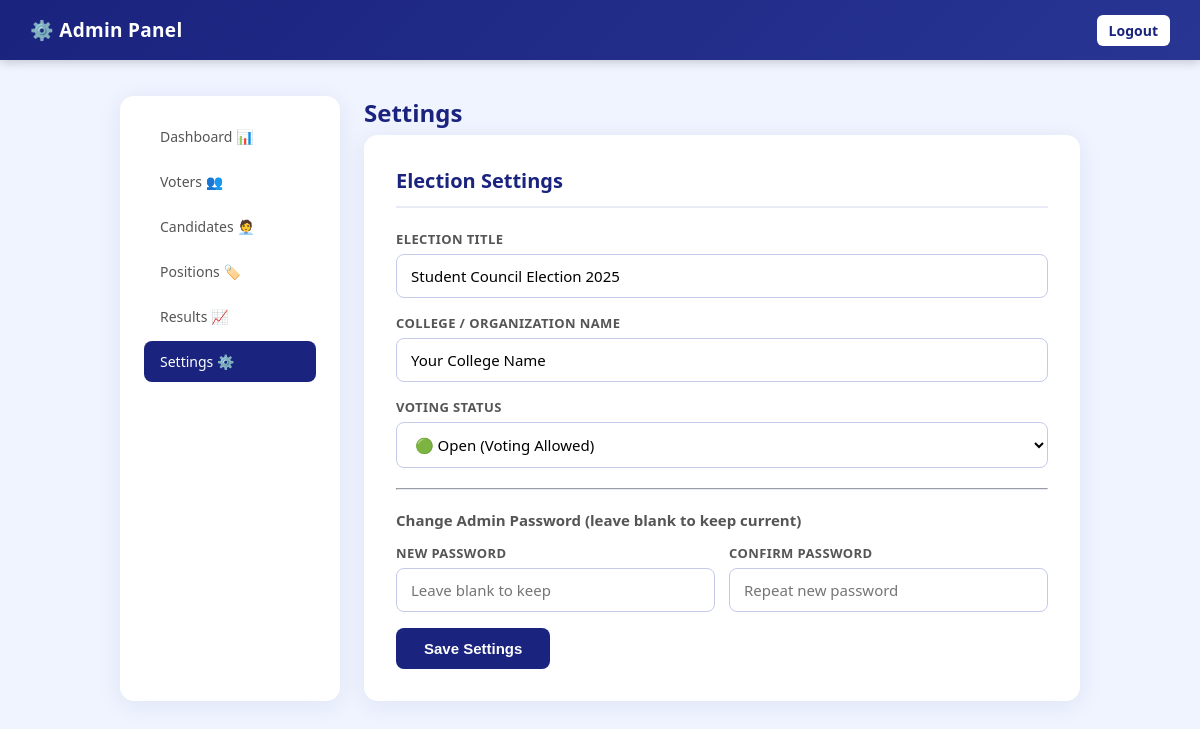
/settings.php (signed in), run on the app's committed database.
### tables this page shows
CREATE TABLE IF NOT EXISTS settings (
  id INT AUTO_INCREMENT PRIMARY KEY,
  setting_key VARCHAR(50) NOT NULL UNIQUE,
  setting_value VARCHAR(255) NOT NULL
);

### config.php (called while the page is built, shortened)
<?php
function getSetting($conn, $key) {
    $r = $conn->query("SELECT setting_value FROM settings WHERE setting_key='$key'");
    $row = $r->fetch_assoc();
    return $row ? $row['setting_value'] : '';
}
?>

### settings.php (the view, shortened to what this page needs)
<?php
require_once 'auth.php';
$et = getSetting($conn, 'election_title');
$es = getSetting($conn, 'election_status');
$cn = getSetting($conn, 'college_name');
?>
<!DOCTYPE html><html lang="en"><head>
<link rel="stylesheet" href="../css/style.css">
</head><body>
<div class="navbar"><h1>⚙️ Admin Panel</h1><div class="nav-links"><a href="logout.php" class="btn-nav">Logout</a></div></div>
<div class="container-wide">
  <div class="admin-wrapper">
    <div class="sidebar card card-sm"><?= adminNav('settings') ?></div>
    <div class="main-content">
      <div class="page-title">Settings</div>
      <div class="card">
        <h2>Election Settings</h2>
        <form method="POST">
          <div class="form-group">
            <label>Election Title</label>
            <input type="text" name="election_title" value="<?= htmlspecialchars($et) ?>" required>
          </div>
          <div class="form-group">
            <label>College / Organization Name</label>
            <input type="text" name="college_name" value="<?= htmlspecialchars($cn) ?>">
          </div>
          <div class="form-group">
            <label>Voting Status</label>
            <select name="election_status">
              <option value="open"   <?= $es==='open'  ?'selected':''?>>🟢 Open (Voting Allowed)</option>
            </select>
          </div>
          <hr style="margin:20px 0;border-color:#e8eaf6">
          <h3 style="margin-bottom:14px;font-size:15px;color:#555">Change Admin Password (leave blank to keep current)</h3>
          <div style="display:grid;grid-template-columns:1fr 1fr;gap:14px">
            <div class="form-group">
              <label>New Password</label>
              <input type="password" name="new_password" placeholder="Leave blank to keep">
            </div>
            <div class="form-group">
              <label>Confirm Password</label>
              <input type="password" name="confirm_password" placeholder="Repeat new password">
            </div>
          </div>
          <button type="submit" class="btn btn-primary">Save Settings</button>
        </form>
      </div>
    </div>
  </div>
</div>
</body></html>

### style.css (style rules this page uses)
* { margin:0;padding:0;box-sizing:border-box }
body { font-family:'Segoe UI',sans-serif;background:#f0f4ff;color:#333;min-height:100vh }
.navbar { background:linear-gradient(135deg,#1a237e,#283593);color:#fff;padding:0 30px;display:flex;justify-content:space-between;align-items:center;height:60px;box-shadow:0 2px 10px rgba(0,0,0,.2) }
.navbar h1 { font-size:19px;letter-spacing:.3px }
.navbar .nav-links a { color:#c5caf9;text-decoration:none;margin-left:20px;font-size:14px;padding:6px 12px;border-radius:6px;transition:.2s }
.navbar .nav-links a.btn-nav { background:#fff;color:#1a237e;font-weight:600 }
.container-wide { max-width:1000px;margin:36px auto;padding:0 20px }
.card { background:#fff;border-radius:14px;padding:32px;box-shadow:0 4px 24px rgba(26,35,126,.08);margin-bottom:24px }
.card h2 { color:#1a237e;font-size:20px;margin-bottom:22px;padding-bottom:12px;border-bottom:2px solid #e8eaf6 }
.card-sm { padding:20px 24px }
.form-group { margin-bottom:16px }
.form-group label { display:block;font-size:13px;color:#555;margin-bottom:6px;font-weight:600;text-transform:uppercase;letter-spacing:.4px }
input[type=text],input[type=email],input[type=password],textarea,select { width:100%;padding:11px 14px;border:1.5px solid #c5cae9;border-radius:8px;font-size:15px;outline:none;transition:.2s;font-family:inherit }
select { background:#fff;cursor:pointer }
.btn { display:inline-block;padding:12px 28px;border:none;border-radius:8px;font-size:15px;font-weight:600;cursor:pointer;text-decoration:none;transition:.2s;text-align:center }
.btn-primary { background:#1a237e;color:#fff }
.admin-wrapper { display:flex;gap:24px }
.sidebar { width:220px;flex-shrink:0 }
.main-content { flex:1;min-width:0 }
.page-title { font-size:24px;font-weight:700;color:#1a237e;margin-bottom:6px }

### data on the page
settings: election_title "Student Council Election 2025"
settings: college_name "Your College Name"
settings: election_status "🟢 Open (Voting Allowed)"

### other printed values
$item[0] "Dashboard"
$item[1] "📊"
$item[0] "Voters"
$item[1] "👥"
$item[0] "Candidates"
$item[1] "🧑‍💼"
$item[0] "Positions"
$item[1] "🏷️"
$item[0] "Results"
$item[1] "📈"
$item[0] "Settings"
$item[1] "⚙️"
